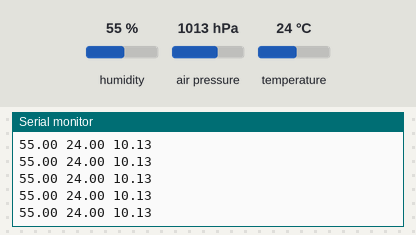
This sketch was run on a simulated Arduino Uno, built with avr-gcc and run on an emulated ATmega328P. Parts: the last lines printed to the serial monitor. The inputs (shaded band) are chosen by the test bench; at power-on: humidity 55 %, air pressure 1013 hPa, temperature 24 °C.

Above: at 1.2 s.
1.3 s: humidity set to 22 %
At 1.37 s:
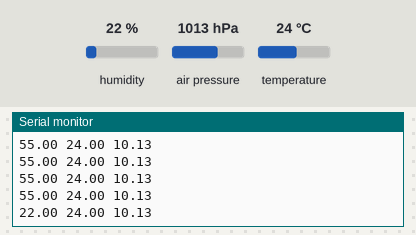
4.3 s: air pressure set to 952 hPa
At 4.3 s:
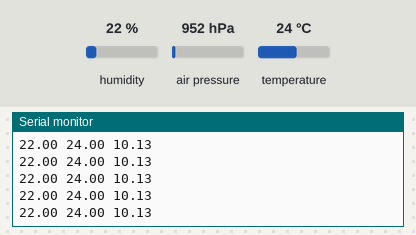
5.8 s: temperature set to 12 °C
At 5.87 s:
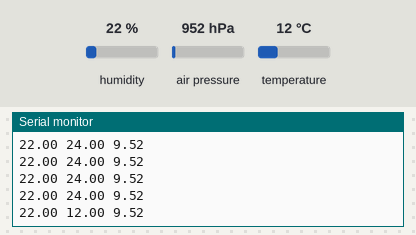

The sketch:

bme280_arduino_code.ino
```cpp
#include <Wire.h>
#include <Adafruit_Sensor.h>
#include <Adafruit_BME280.h>


#define SEALEVELPRESSURE_HPA (1013.25)

Adafruit_BME280 bme; // I2C

unsigned long delayTime;
float buf[3];

void setup() {
  // put your setup code here, to run once:
    Serial.begin(9600);
    while(!Serial);    // time to get serial running
    //Serial.println(F("BME280 test"));

    unsigned status;
    status = bme.begin();

    if(!status){
      Serial.println("could not connect");
      while (1);
    }
   //Serial.println("-- Default Test --");
    delayTime = 100;

    Serial.println();
}

void loop() {
  // put your main code here, to run repeatedly:
    printValues();
    delay(delayTime);
}
void printValues(){
  buf[0] = bme.readHumidity();
  buf[1] = bme.readTemperature();
  buf[2] = bme.readPressure() / 10000.0F;
  for (int i=0;i<3;i++){
    Serial.print(buf[i]);
    Serial.print(" ");
    }
    Serial.print("\n");
}
```

Measured:
- after the input at 1.3 s, the serial monitor: prints a new line after 0.07 s (image 1)
- after the input at 5.8 s, the serial monitor: prints a new line after 0.07 s (image 3)
